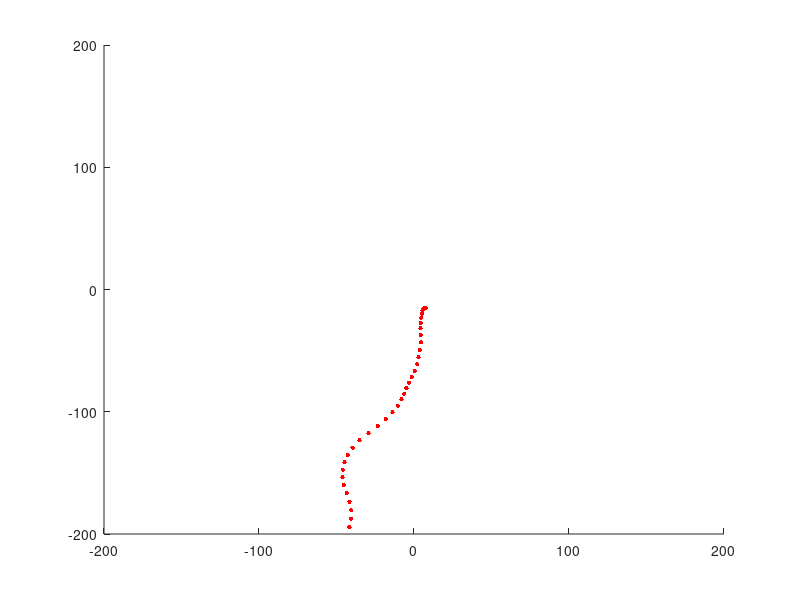

Source code (MATLAB):
clc;
clear;
close all;

S0=[1/5 1/5 1/5 1/5 1/5]';
P=1/20*[16 1 1 1 1; 1 16 1 1 1; 1 1 16 1 1; 1 1 1 16 1; 1 1 1 1 16];
dt=0.5;
alpha=0.6;
%S=P^3*S0

phi_tilda=[1 dt dt^2/2; 0 1 dt; 0 0 alpha];
phi_tilda_z=[dt^2/2; dt; 0];
phi_tilda_w=[dt^2/2; dt; 1];

phi=[phi_tilda zeros(3,3); zeros(3,3) phi_tilda];
phi_z=[phi_tilda_z zeros(3,1); zeros(3,1) phi_tilda_z];
phi_w=[phi_tilda_w zeros(3,1); zeros(3,1) phi_tilda_w];

X0_1=sqrt(500)*randn;
X0_2=sqrt(5)*randn;
X0_3=sqrt(5)*randn;
X0_4=sqrt(200)*randn;
X0_5=sqrt(5)*randn;
X0_6=sqrt(5)*randn;
X0=[X0_1;X0_2;X0_3;X0_4;X0_5;X0_6];

Z=[0 3.5 0 0 -3.5; 0 0 3.5 -3.5 0];
Z_seed=rand;
index=floor(Z_seed/0.2)+1;
Zn=Z(:,index); %initial Zn: Z0

N=50;
Xarray=zeros(6,N);
Xarray(:,1)=X0;

for i=1:N-1
    Wn=[0.5*randn;0.5*randn];
    Xarray(:,i+1)=phi*Xarray(:,i)+phi_z*Zn+phi_w*Wn;
    Zn_newPr=cumsum(P(:,index));
    Z_seed=rand;
    %table reading
    for j=1:5
        if (Z_seed<=Zn_newPr(j))
            index=j;
            break;
        end
    end
    Zn=Z(:,index);
end

figure(1);
hold on;
for i=1:N
    plot(Xarray(1,i),Xarray(4,i),'r.', 'MarkerSize', 10)
    axis([-200 200 -200 200])
    pause(.1)
end
